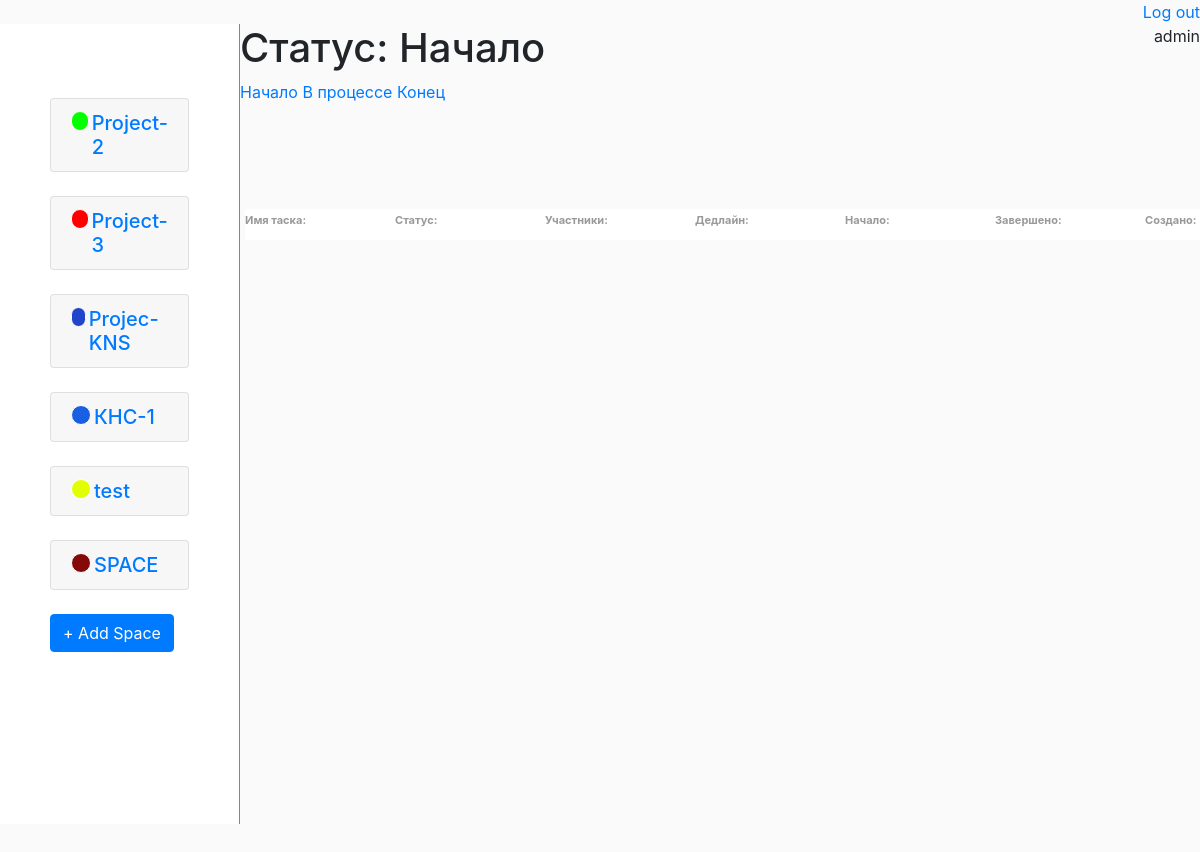
Page /status/1/ (signed in) on the committed database.
### main/models.py (models this page shows)
class Space(models.Model):
    name = models.CharField('Название',max_length=100)
    photo = models.ImageField(upload_to='images/', blank=True)
    assign = models.ManyToManyField(User)
    status = models.ForeignKey(Status, on_delete=models.CASCADE)
    add_date = models.DateField(auto_now_add=True)
    upd_date = models.DateField(auto_now_add=False, auto_now=True)
    created_by = models.CharField(max_length=150)
    color = ColorField(default='#FF0000')
    def __str__(self):
        return (self.name)

class Status(models.Model):
    name_status = models.CharField(max_length=100)
    def __str__(self):
        return(self.name_status)

### main/views.py (the view)
# urls.py: path('status/<int:task_id>/', views.status, name = 'status_url')
def status(request, task_id):
	lists = List.objects.all()
	space = Space.objects.filter(assign=request.user.id)
	bbs = Task.objects.filter(status=task_id, assign=request.user.id)
	form_list = ListForm()
	form_space = SpaceForm()
	status = Status.objects.all()
	current_status = Status.objects.get(id = task_id)
	context = {
		'status': status,
		'bbs':bbs,
		'current_status':current_status,
		'space':space,
		'lists': lists,
		'form_list': form_list,
		'form_space': form_space,
	}
	return render(request, 'main/status.html', context)

### main/models.py (called while the page is built)
    def __str__(self):
        return (self.name_list)

### templates/main/status.html (shortened to what this page needs)
{% extends 'main/index.html' %}
{% block main %}
<h1>Статус: {{current_status.name_status}}</h1>
{% for i in status %}
<a href="{% url 'status_url' i.id %}">{{ i.name_status}}</a>
{% endfor%}
    <div class="ri">
        <div class="name">
            <h6 class='textf'>Имя таска: </h6>
            <h6 class='textf'>Статус: </h6>
            <h6 class='textf'>Участники:</h6>
            <h6 class='textf'>Дедлайн: </h6>
            <h6 class='textf'>Начало:</h6>
            <h6 class='textf'>Завершено: </h6>
            <h6 class='textf'>Создано: </h6>
        </div>
        <br>
{% endblock %}

### templates/main/index.html (shortened to what this page needs)
{% extends 'base.html' %}
{% load static %}
{% load crispy_forms_tags %}
{% block content %}
{% if user.is_authenticated %}
<div class="left">
<br> {% for i in space %}
<div class="accordion md-accordion" id="accordionEx" role="tablist" aria-multiselectable="true">
  <div class="card">
    <div class="card-header" role="tab" id="{{i.name}}">
      <a  data-toggle="collapse" data-parent="#accordionEx" href="#collapse{{i.name}}" aria-expanded="true"
        aria-controls="collapse{{i.name}}">
        <h5 class="mb-0" id="collapsediv">
          <div id="colorspace" style="background-color: {{i.color}}; "></div>{{i.name}}
        </h5>
      </a>
    </div>
  </div>
</div><br>
    {% endfor %}
<button type="button" class="btn btn-primary" data-toggle="modal" data-target="#SpaceModal">
  + Add Space
</button>
</div>
    {% block main %} {% endblock %}
{% else %}
    <a href="{% url 'accounts:login' %}" class="reg">Войти</a>
{% endif %}
{% endblock %}

### templates/base.html (shortened to what this page needs)
{% load static %}
<!doctype  html>
<html lang="en">
<head>
    <link rel="stylesheet" href="https://cdn.jsdelivr.net/npm/bootstrap@4.5.3/dist/css/bootstrap.min.css">
    <link rel="stylesheet" type="text/css" href="{% static 'main/css/style.css' %}">
        <link rel="stylesheet" href="http://code.jquery.com/ui/1.11.0/themes/smoothness/jquery-ui.css">
</head>
<body>
{% if user.is_authenticated %}
<a class="username" href="{% url 'accounts:logout' %}">Log out</a><br>
    <p class="username">{{user.username}}</p>
    {% else %}
    <a href="{% url 'accounts:login' %}" class="reg">Войти</a> {% endif %}
{% block content %} {% endblock %}
</body>
</html>

### main/static/main/css/style.css (style rules this page uses)
.left { min-height: 100vh; max-height: 100000px; width: 20%; background-color: white !important; border-right: 1px solid #82868D; float: left; padding: 50px; }
body { background-color: #FAFAFA; }
#colorspace { border: 1px solid white; border-radius: 25px; width: 20px; height: 20px; margin-right: 3px; }
#collapsediv { display: flex; }
.name { margin-top: 100px; width: 1520px; display: flex; padding-top: 5px; padding-bottom: 5px; border-radius: 1px; background-color: white; }
h6 { width: 150px; color: #82868D; font-size: 11px; }
h6.textf { width: 150px; color: #34343480; font-size: 11px; font-weight: bolder; }
.ri { margin-left: 20px; overflow: scroll; height: 100vh; padding: 5px; }
.username { float: right; }

### rows in the picture
Space: name "Project-2"
Space: name "Project-3"
Space: name "Projec-KNS"
Space: name "КНС-1"
Space: name "test"
Space: name "SPACE"
Status: name_status "Начало"
Status: name_status "В процессе"
Status: name_status "Конец"

### other values in the picture
{{ user.username }} "admin"
